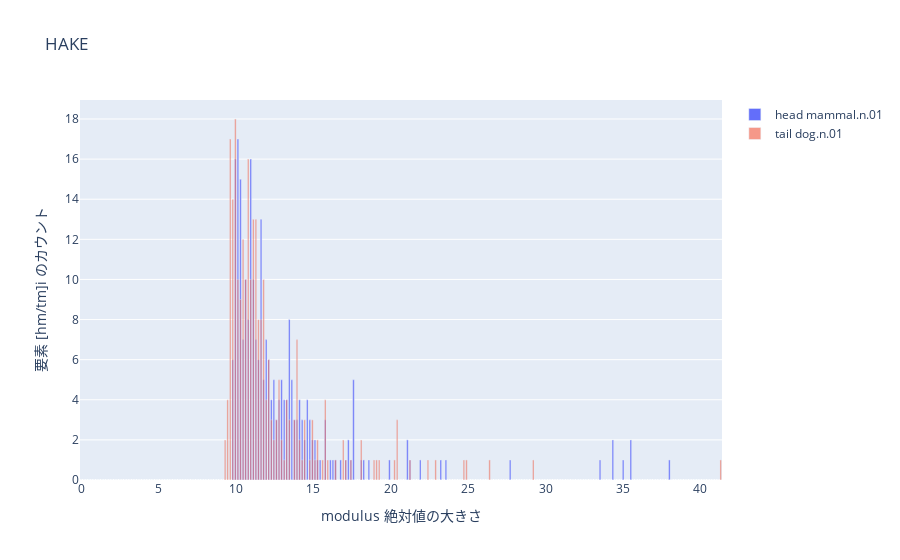

The notebook cell saved with this chart:
### Code cell
phase1_head, phase2_head, mod_head = np.split(head, 3)
phase1_tail, phase2_tail, mod_tail = np.split(tail, 3)

mod_head = np.log(np.abs(mod_head)) * np.sign(mod_head)
mod_tail = np.log(np.abs(mod_tail)) * np.sign(mod_tail)

# 指定された区間で均等に分割
bin_edges = np.linspace(0, np.max([np.max(mod_head), np.max(mod_tail)]), num_bins + 1)

# ヒストグラムの作成
hist_head = np.histogram(mod_head, bins=bin_edges)
hist_tail = np.histogram(mod_tail, bins=bin_edges)

# Plotlyを使用してヒストグラムをプロット
fig = go.Figure()

# Head Entityのヒストグラム
fig.add_trace(go.Bar(x=hist_head[1][:-1], y=hist_head[0], name="head "+entities_dict[head_id], opacity=1.0, width=0.1))

# Tail Entityのヒストグラム
fig.add_trace(go.Bar(x=hist_tail[1][:-1], y=hist_tail[0], name="tail "+entities_dict[tail_id], opacity=0.6, width=0.1))

# レイアウトの設定
fig.update_layout(
    title='3DHAKE',
    xaxis=dict(title='modulus 絶対値の大きさ'),
    yaxis=dict(title='要素 [hm/tm]i のカウント'),
    barmode='overlay',  # HeadとTailのヒストグラムをオーバーレイ
)

# プロットの表示
fig.show()

### Figure 1 — Plotly figure (JSON) as saved in the notebook; plotly's stock layout.template omitted (floating-point values rounded to 4 significant figures; data arrays with more than 128 entries replaced by an {"elided": "..."} marker saying what was removed)
{"data": [{"name": "head mammal.n.01", "opacity": 1, "type": "bar", "width": 0.1, "x": {"elided": "250 float values"}, "y": {"elided": "250 int values"}}, {"name": "tail dog.n.01", "opacity": 0.6, "type": "bar", "width": 0.1, "x": {"elided": "250 float values"}, "y": {"elided": "250 int values"}}], "layout": {"barmode": "overlay", "title": {"text": "HAKE"}, "xaxis": {"title": {"text": "modulus 絶対値の大きさ"}}, "yaxis": {"title": {"text": "要素 [hm/tm]i のカウント"}}}}
